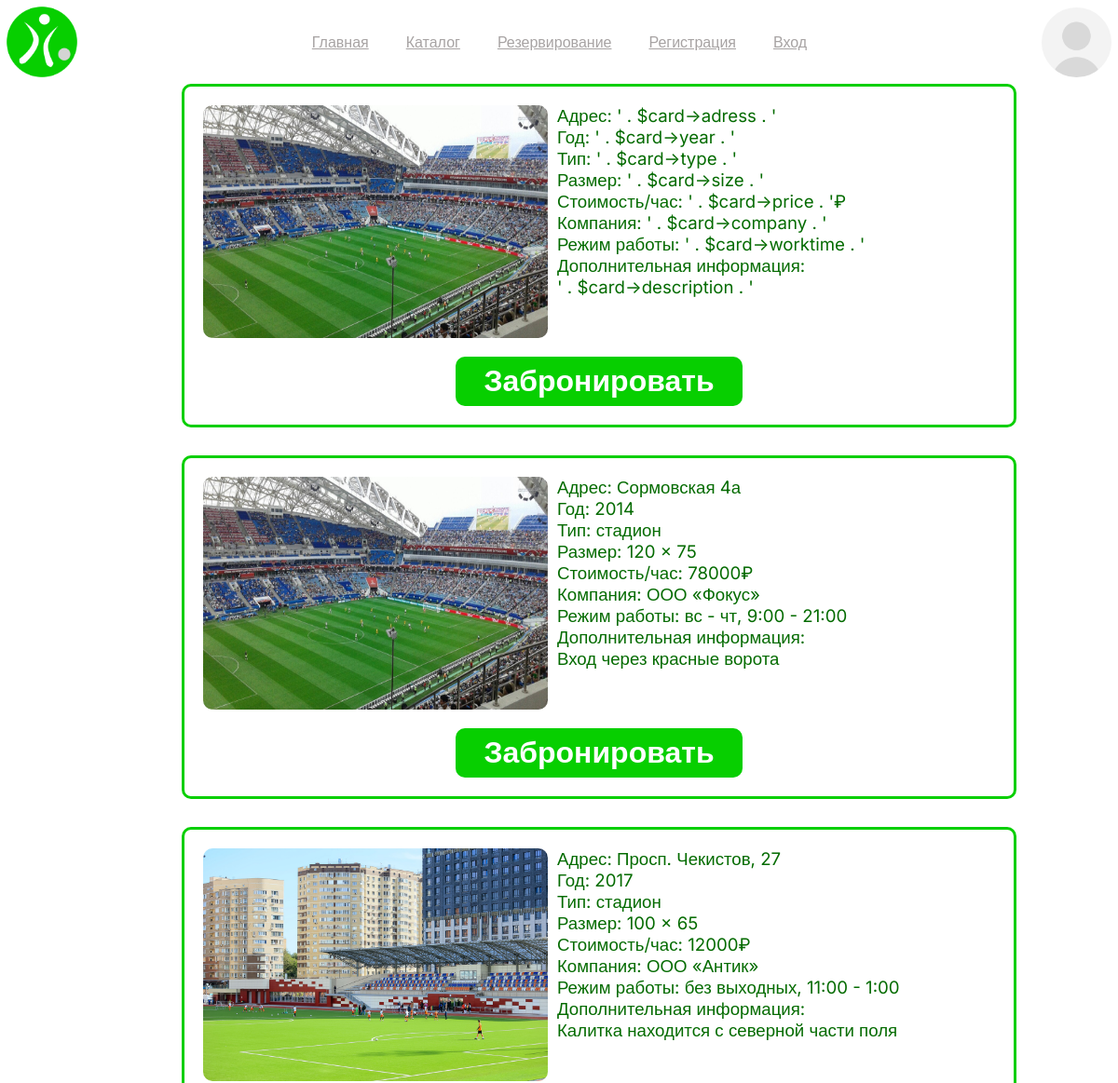
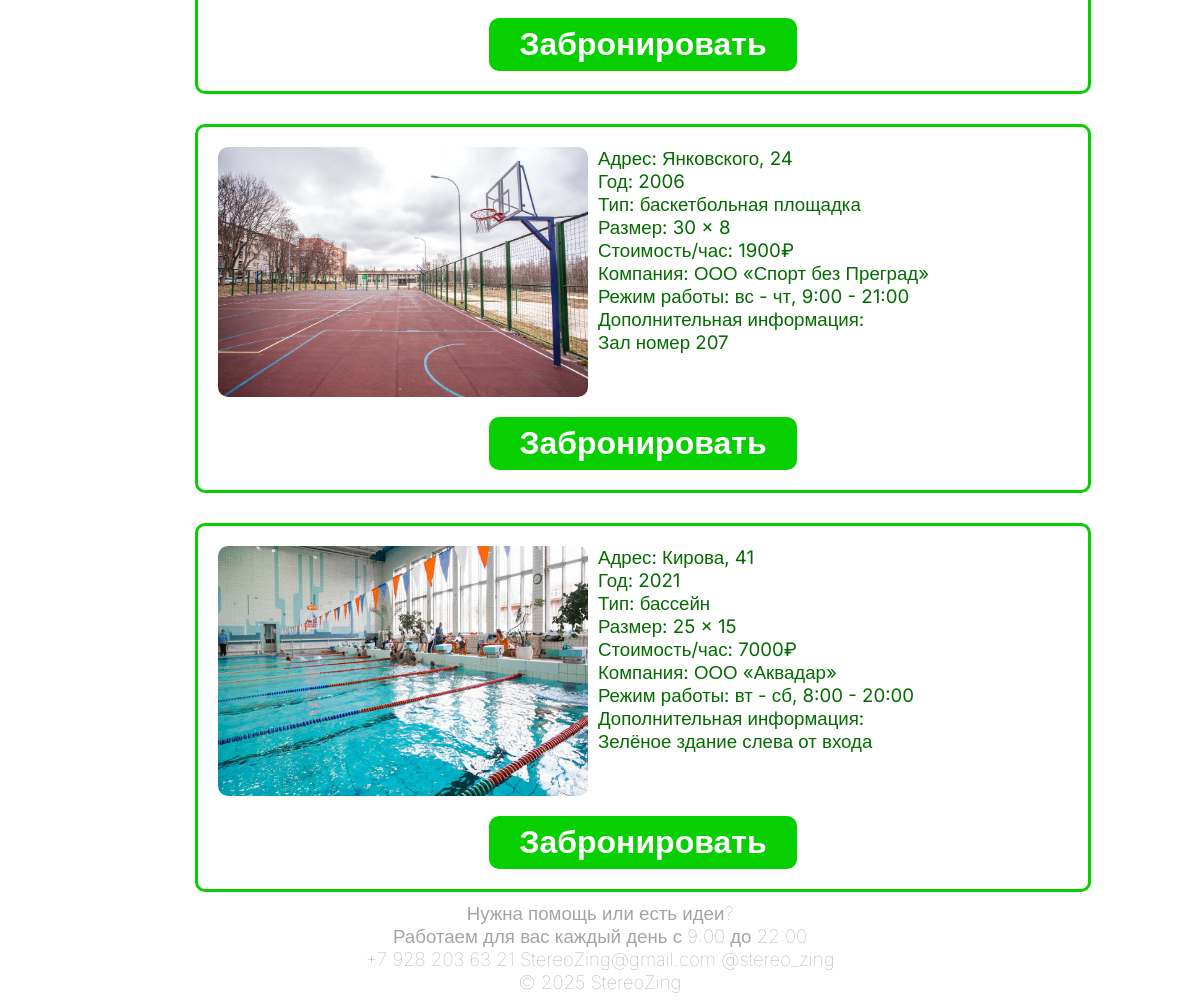
Screenshot of /catalog.php with the database file from the repository (2 pictures, top to bottom).
### tables this page shows
CREATE TABLE SummerPractice2cards (
    id int(10) unsigned NOT NULL AUTO_INCREMENT,
    adress varchar(255) NOT NULL,
    year int(10) unsigned NOT NULL,
    type varchar(255) NOT NULL,
    size varchar(255) NOT NULL,
    price int(10) unsigned NOT NULL,
    company varchar(255) NOT NULL,
    worktime varchar(255) NOT NULL,
    description varchar(255),
    picture varchar(255),
    PRIMARY KEY (id)
);

### catalog.php (the view, shortened to what this page needs)
<!DOCTYPE html>
<html lang="ru">
<head>
    <link rel="stylesheet" href="/SummerPractice2/css/style.css">
</head>
<body>
    <?php require_once "blocks/header.php"; ?>
    <main>
        <div class="groupOfCards">
        <div class="card">
                <div class="info">
                    <div class="picture">
                        <img src="sourse/img/photo1.jpg" alt="card">
                    </div>
                    <div class="info-text">
                        <p>Адрес: ' . $card->adress . '<br>
                            Год: ' . $card->year . '<br>
                            Тип: ' . $card->type . '<br>
                            Размер: ' . $card->size . '<br>
                            Стоимость/час: ' . $card->price . '₽<br>
                            Компания: ' . $card->company . '<br>
                            Режим работы: ' . $card->worktime . '<br>
                            Дополнительная информация:<br> ' . $card->description . '<br>
                        </p>
                    </div>
                </div>
                <div class="btns">
                    <button id="rent" onclick="window.location.href='/SummerPractice2/booking.php'">Забронировать</button>
                </div>
            </div>
            <?php
                $db = new PDO("mysql:host=localhost;dbname=$dbname", $user, $pass,
                [PDO::ATTR_PERSISTENT => true, PDO::ATTR_ERRMODE => PDO::ERRMODE_EXCEPTION]);
                $sql = 'SELECT * FROM SummerPractice2cards';
                $query = $db->prepare($sql);
                $query->execute();
                $cards = $query->fetchAll(PDO::FETCH_OBJ);
                foreach($cards as $card)
                    echo '<div class="card">
                <div class="info">
                    <div class="picture">
                        <img src="sourse/img/' . $card->picture . '" alt="card">
                    </div>
                    <div class="info-text">
                        <p>Адрес: ' . $card->adress . '<br>
                            Год: ' . $card->year . '<br>
                            Тип: ' . $card->type . '<br>
                            Размер: ' . $card->size . '<br>
                            Стоимость/час: ' . $card->price . '₽<br>
                            Компания: ' . $card->company . '<br>
                            Режим работы: ' . $card->worktime . '<br>
                            Дополнительная информация:<br> ' . $card->description . '<br>
                        </p>
                    </div>
                </div>
                <div class="btns">
                    <button id="rent">Забронировать</button>
                </div>
            </div>';
            ?>
        </div>
    </main>
    <?php require_once "blocks/footer.php"; ?>
</body>
</html>

### blocks/header.php
<header class="container">
    <span class = logo>
        <img src="sourse/img/Logo1.png" alt="logo">
    </span>
    <nav>
        <ul>
            <li class="active"><a href="/SummerPractice2/index.php">Главная</a></li>
            <li class="active"><a href="/SummerPractice2/catalog.php">Каталог</a></li>
            <li class="active"><a href="/SummerPractice2/user.php">Резервирование</a></li>
            <?php
                if(isset($_COOKIE['login'])){
                    echo '<li class="active"><a href="/SummerPractice2/user.php">Личный кабинет</a></li>';
                } else {
                    echo '<li class="active"><a href="/SummerPractice2/register.php">Регистрация</a></li>';
                    echo '<li class="active"><a href="/SummerPractice2/enter.php">Вход</a></li>';
                }
            ?>
        </ul>
    </nav>
    <div class="avatar">
        <img src="sourse/img/NoAvatar.png" alt="avatar">
    </div>
</header>

### blocks/footer.php
<footer>
    <div class="container">
        Нужна помощь или есть идеи?<br>
        Работаем для вас каждый день с 9:00 до 22:00<br>
        +7 928 203 63 21 StereoZing@gmail.com @stereo_zing<br>
        © 2025 StereoZing<br>
    </div>
</footer>

### css/style.css (style rules this page uses)
* { margin: 0; padding: 0; }
body { font-family: 'Inter', sans-serif; font-weight:400; }
a { text-decoration: none; }
img { max-width: 100%; max-height: 100%; }
header { display: flex; flex-flow: row nowrap; align-items: center; height: 90px; }
header img { max-width: 90px; }
header a { color : #A7A3A3; text-decoration: underline; font-weight: light; padding: 8px 10px; }
header nav { flex-grow: 1; width: 50%; }
header nav li { margin-right: 20px; }
header nav li:last-child { margin-right: 0; }
header .avatar img { display: block; border-radius: 50%; max-width: 75px; margin: 0 7px; }
header .logo img { display: block; }
body { min-height: 100vh; }
header nav ul { list-style: none; justify-content: center; display: flex; }
.container { display: flex; justify-content: center; align-items: center; }
.info-text { display: flex; height: 150px; font-size: 36pt; font-weight: bolder; color: #06A900; align-items: center; }
footer { display: flex; justify-content: center; align-items: center; color: #A7A3A3; font-size: 14pt; font-weight: lighter; text-align: center; padding : 10px 0; }
main { display: flex; flex-grow: 1; justify-content: center; }
main .groupOfCards { display: flex; flex-direction: column; justify-content: center; width: 100%; max-width: 850px; padding: 0 20px; box-sizing: border-box; }
main .groupOfCards .card { display: flex; flex-direction: column; justify-content: center; width: 850px; border: 3px solid #07CF00; padding: 20px 20px; border-radius: 10px; margin-bottom: 30px; }
main .groupOfCards .card:last-child { margin-bottom: 0; }
main .groupOfCards .card .info { display: flex; flex-direction: row; }
main .groupOfCards .card .info .picture { display: flex; width: 370px; height: 250px; }
main .groupOfCards .card .info .picture img { display: block; width: 100%; height: 100%; border-radius: 10px; }
main .groupOfCards .card .info .info-text { display: flex; flex-direction: column; padding-left: 10px; color: #046B00; font-size: 14pt; font-weight: normal; }
main .groupOfCards .card .btns { display: flex; justify-content: center; margin-top: 20px; width: 100%; }
main .groupOfCards .card .btns #rent { display: flex; justify-content: center; background-color: #07CF00; color: white; font-size: 24pt; font-weight: bold; width: auto; padding: 8px 30px; border: none; margin: 0 auto; border-radius: 10px; }
::placeholder { color: #A7A3A3; }
main { display: flex; flex-direction: column; align-items: center; }

### rows the page displays
summerpractice2cards: picture (picture), adress "Сормовская 4а", year "2014", type "стадион", size "120 × 75", price "78000", company "ООО «Фокус»", worktime "вс - чт, 9:00 - 21:00", description "Вход через красные ворота"
summerpractice2cards: picture (picture), adress "Просп. Чекистов, 27", year "2017", type "стадион", size "100 × 65", price "12000", company "ООО «Антик»", worktime "без выходных, 11:00 - 1:00", description "Калитка находится с северной части поля"
summerpractice2cards: picture (picture), adress "Янковского, 24", year "2006", type "баскетбольная площадка", size "30 × 8", price "1900", company "ООО «Спорт без Преград»", worktime "вс - чт, 9:00 - 21:00", description "Зал номер 207"
summerpractice2cards: picture (picture), adress "Кирова, 41", year "2021", type "бассейн", size "25 × 15", price "7000", company "ООО «Аквадар»", worktime "вт - сб, 8:00 - 20:00", description "Зелёное здание слева от входа"
